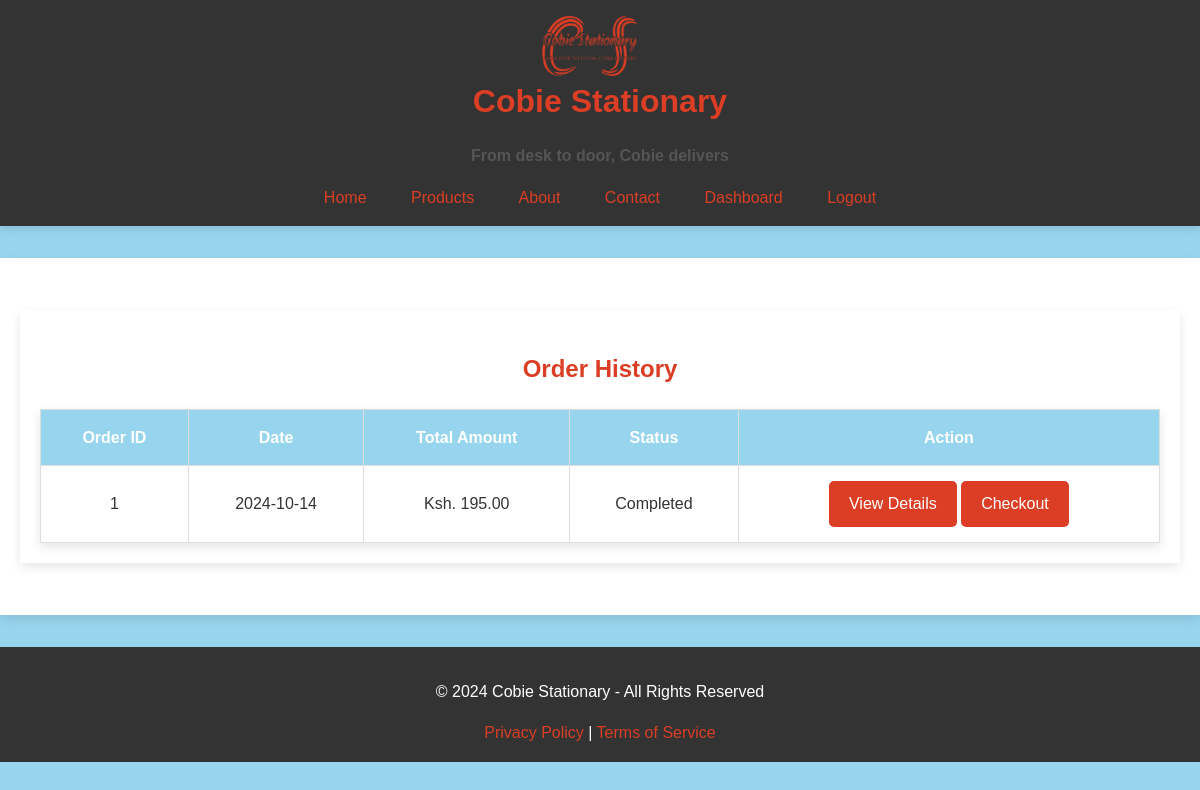
The app's page /order/customer/orders (signed in) with its own data.
### app/models.py (models this page shows, shortened)
class Order(db.Model):
    __tablename__ = 'orders'
    order_id = db.Column(db.Integer, primary_key=True, autoincrement=True)
    customer_id = db.Column(db.Integer, db.ForeignKey('customers.customer_id'), nullable=False)
    order_date = db.Column(db.DateTime, default=db.func.current_timestamp())
    total_amount = db.Column(db.Numeric(10, 2), nullable=False)
    status = db.Column(db.Enum('Pending','Sorting','Transporting', 'Completed', 'Cancelled'), default='Pending')
    order_items = db.relationship('OrderItem', backref='order', lazy=True)

### app/order/routes.py (the view)
@order_bp.route('/customer/orders', methods=['GET'])
@login_required
def view_customer_orders():
    orders = Order.query.all()
    return render_template('view_orders.html', orders=orders)

### app/models.py (called while the page is built)
    @property
    def is_authenticated(self):
        return True

### app/order/templates/view_orders.html
{% extends 'base.html' %}
{% block head %}
<link rel="stylesheet" href="{{ url_for('static', filename='css/tables.css') }}">
{% endblock %}
{% block content %}
<div class="container mt-4">
    <h2>Order History</h2>
    {% if orders %}
    <table class="table table-bordered">
        <thead class="thead-light">
            <tr>
                <th scope="col">Order ID</th>
                <th scope="col">Date</th>
                <th scope="col">Total Amount</th>
                <th scope="col">Status</th>
                <th scope="col">Action</th>
            </tr>
        </thead>
        <tbody>
            {% for order in orders %}
            <tr>
                <td>{{ order.order_id }}</td>
                <td>{{ order.order_date.strftime('%Y-%m-%d') }}</td>
                <td>{{ order.total_amount | currency }}</td>
                <td>{{ order.status }}</td>
                <td>
                    <a href="{{ url_for('order.view_order_details', order_id=order.order_id) }}" class="btn btn-sm btn-info">
                        View Details
                    </a>
                    <a href="{{ url_for('order.checkout', order_id=order.order_id) }}" method='POST' class="btn btn-sm btn-success">
                        Checkout
                    </a>
                </td>
            </tr>
            {% endfor %}
        </tbody>
    </table>
    {% else %}
    <div class="alert alert-warning" role="alert">
        You have no orders placed yet.
    </div>
    {% endif %}
</div>
{% endblock %}

### app/static/css/styles.css (style rules this page uses)
body { background-color: #97D5EE; color: #DB3E25; font-family: 'Arial', sans-serif; margin: 0; padding: 0; line-height: 1.6; text-align: center; }
.container { max-width: 1200px; margin: 2rem auto; padding: 1.25rem; }

### app/static/css/tables.css (style rules this page uses)
.container { max-width: 1200px; margin: 2rem auto; padding: 1.25rem; background-color: #ffffff; box-shadow: 0px 4px 10px rgba(0, 0, 0, 0.1); }
.table { width: 100%; border-collapse: collapse; margin-top: 20px; box-shadow: 0px 4px 10px rgba(0, 0, 0, 0.1); }
.table th, .table td { padding: 15px; border: 1px solid #ddd; text-align: center; }
.table th { background-color: #97D5EE; color: #ffffff; font-weight: bold; }
.table tbody td { color: #333333; }
.btn { padding: 10px 20px; background-color: #DB3E25; color: #ffffff; border: none; border-radius: 5px; cursor: pointer; text-decoration: none; display: inline-block; transition: background-color 0.3s ease; }

### records on screen
Order: order_id "1", order_date "2024-10-14", total_amount "Ksh. 195.00", status "Completed"
